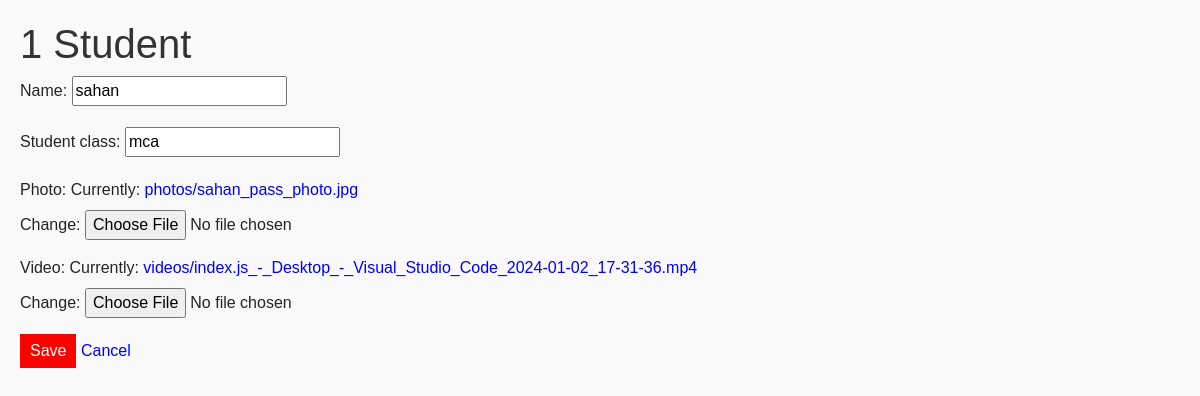
Page /students/edit/1/ on the committed database.
### testapp/models.py (models this page shows)
class Student(models.Model):
    name = models.CharField(max_length=100)
    student_class = models.CharField(max_length=50)
    photo = models.ImageField(upload_to='photos/')
    video = models.FileField(upload_to='videos/')

### testapp/views.py (the view)
# urls.py: path('students/edit/<int:pk>/', views.student_edit, name='student_edit'),
def student_edit(request, pk):
    student = get_object_or_404(Student, pk=pk)
    if request.method == 'POST':
        form = StudentForm(request.POST, request.FILES, instance=student)
        if form.is_valid():
            form.save()
            return redirect('student_list')
    else:
        form = StudentForm(instance=student)
    return render(request, 'testapp/student_form.html', {'form': form})

### testapp/forms.py (shortened to what this page needs)
class StudentForm(forms.ModelForm):
    class Meta:
        model = Student
        fields = ['name', 'student_class', 'photo', 'video']

### templates/testapp/student_form.html (shortened to what this page needs)
<!DOCTYPE html>
{% load static%}
<html lang="en">
  <head>
    <link
      rel="stylesheet"
      href="https://cdn.jsdelivr.net/npm/bootstrap@4.4.1/dist/css/bootstrap.min.css"
    />
    <link rel="stylesheet" href="{% static 'css/style.css' %}" />
  </head>
  <body>
    <h1>{{ form.instance.pk|default:"Add New" }} Student</h1>
    <form method="post" enctype="multipart/form-data">
      {% csrf_token %} {{ form.as_p }}
      <button type="submit">Save</button>
      <a href="{% url 'student_list' %}">Cancel</a>
    </form>
  </body>
</html>

### static/css/style.css (style rules this page uses)
body { font-family: Arial, sans-serif; margin: 20px; background-color: #f9f9f9; }
h1 { color: #333; }
a { text-decoration: none; color: blue; }
button { background-color: red; color: white; border: none; padding: 5px 10px; cursor: pointer; }

### templates/testapp/student_form.html (style rules this page uses)
body { font-family: Arial, sans-serif; margin: 20px; background-color: #f9f9f9; }
h1 { color: #333; }
a { text-decoration: none; color: blue; }
button { background-color: red; color: white; border: none; padding: 5px 10px; cursor: pointer; }

### rows in the picture
Student: instance.pk "1", name "sahan", student_class "mca"
